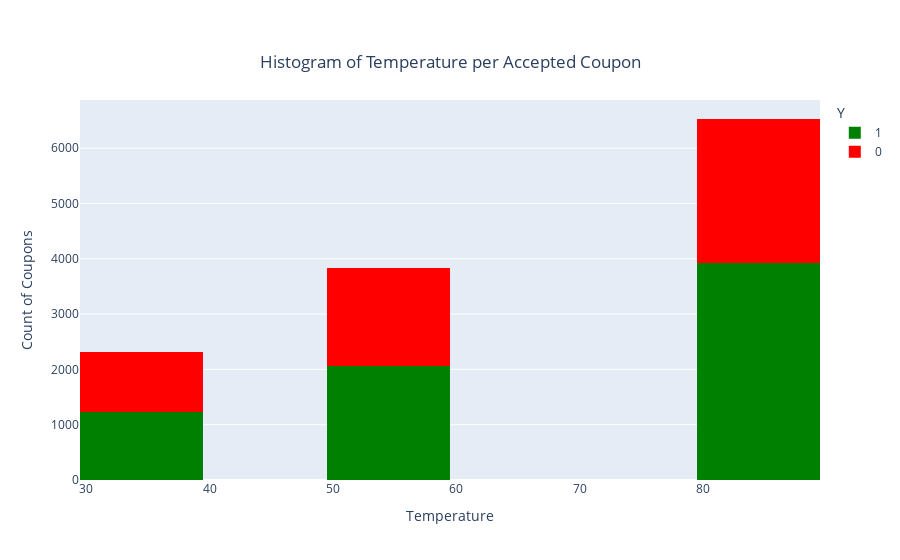

This figure's notebook cell:
### Markdown cell above
6. Use a histogram to visualize the temperature column.

### Code cell
#I wanted to use Plotly first as their charts have the interactivity, I also included the Y column in the legend to get a visual if accepted coupons based on temperature. 
#As can be seen in the chart below, more coupons were sent out at 80 degree weather over 55 and 30 degree. 
Temp_hist = px.histogram(data1, x='temperature', color='Y', nbins=10,
                   labels={'temperature': 'Temperature'},
                   title='Histogram of Temperature per Accepted Coupon',
                    color_discrete_map={0: 'red', 1: 'green'})
Temp_hist.update_layout(xaxis_title='Temperature', yaxis_title='Count of Coupons', title_x=0.5, title_y=0.9)
Temp_hist

### Figure 1 — Plotly figure (JSON) as saved in the notebook; plotly's stock layout.template omitted (floating-point values rounded to 4 significant figures; data arrays with more than 128 entries replaced by an {"elided": "..."} marker saying what was removed)
{"data": [{"alignmentgroup": "True", "bingroup": "x", "hovertemplate": "Y=1<br>Temperature=%{x}<br>count=%{y}<extra></extra>", "legendgroup": "1", "marker": {"color": "green", "pattern": {"shape": ""}}, "name": "1", "nbinsx": 10, "offsetgroup": "1", "orientation": "v", "showlegend": true, "type": "histogram", "x": {"elided": "7210 int values"}, "xaxis": "x", "yaxis": "y"}, {"alignmentgroup": "True", "bingroup": "x", "hovertemplate": "Y=0<br>Temperature=%{x}<br>count=%{y}<extra></extra>", "legendgroup": "0", "marker": {"color": "red", "pattern": {"shape": ""}}, "name": "0", "nbinsx": 10, "offsetgroup": "0", "orientation": "v", "showlegend": true, "type": "histogram", "x": {"elided": "5474 int values"}, "xaxis": "x", "yaxis": "y"}], "layout": {"autosize": true, "barmode": "relative", "legend": {"title": {"text": "Y"}, "tracegroupgap": 0}, "title": {"text": "Histogram of Temperature per Accepted Coupon", "x": 0.5, "y": 0.9}, "xaxis": {"anchor": "y", "autorange": true, "domain": [0, 1], "range": [29.5, 89.5], "title": {"text": "Temperature"}, "type": "linear"}, "yaxis": {"anchor": "x", "autorange": true, "domain": [0, 1], "range": [0, 6872.0], "title": {"text": "Count of Coupons"}}}}
